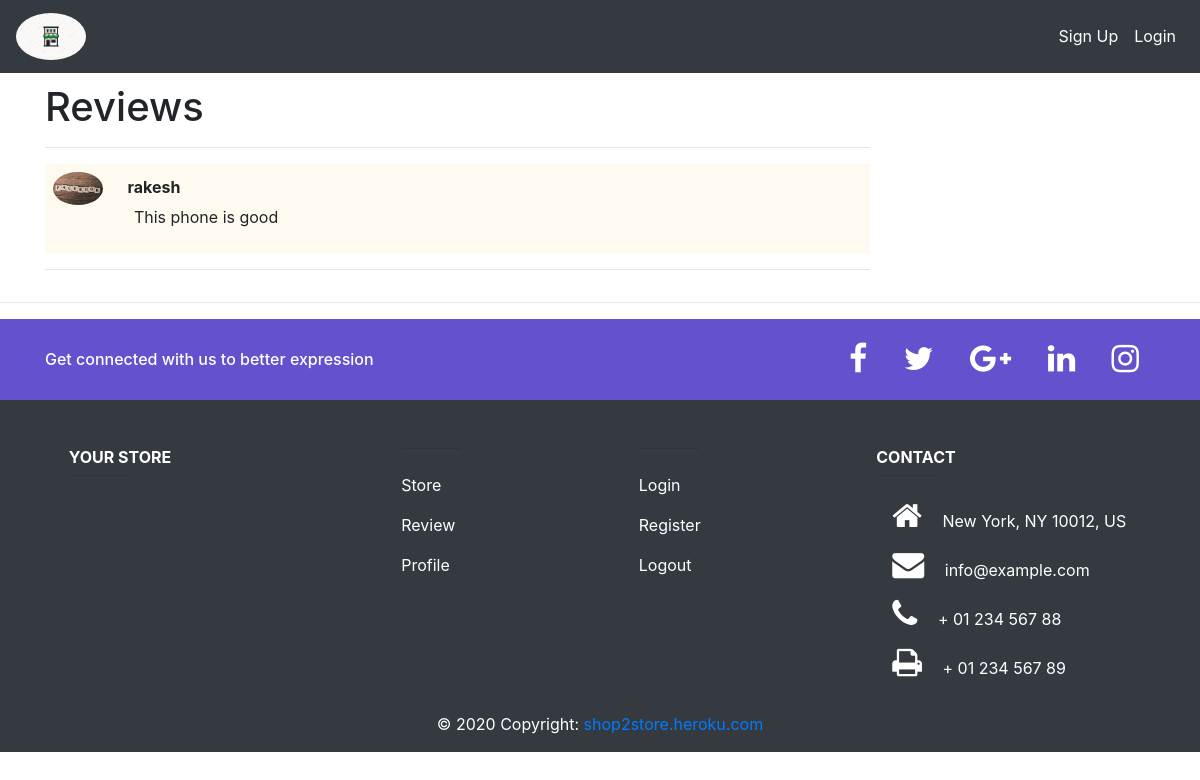
The app's page /seller/review/7, older data.
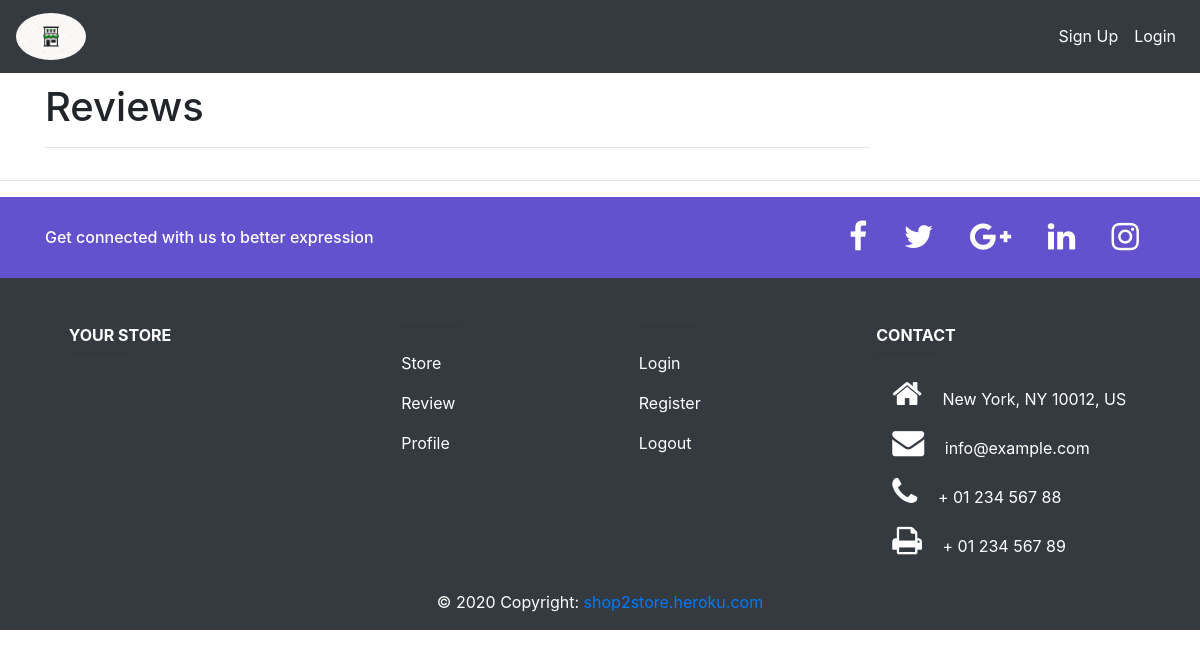
The same page, newer data.
### customer/models.py (models this page shows)
class Review(models.Model):
    customer = models.ForeignKey(to=MyProfile,on_delete=models.CASCADE)
    product_name = models.ForeignKey(to=Product,on_delete=models.CASCADE)
    text = models.TextField()
    def __str__(self):
        return str(self.customer)

### accounts/models.py (models this page shows)
class MyProfile(models.Model):
    type = (('customer','customer'),('seller','seller'))
    ge = (('male','Male'),('female','Female'))
    user = models.OneToOneField(to=User, on_delete=models.CASCADE)
    name = models.CharField(max_length=100,validators=[validator.name])
    gender = models.CharField(max_length=100,choices=ge)
    phone = models.CharField(max_length=100,validators=[validator.phone])
    register_type = models.CharField(max_length=100,choices=type)
    profile_pic = models.ImageField(default='facebook.jpg', upload_to='profile_pic/', null=True, blank=True)
    cr_date = models.DateTimeField(auto_now_add=True)
    def __str__(self):
        return self.name

### seller/views.py (the view)
# urls.py: path('review/',views.Reviews,name='review'),
def Reviews(req,id):
    print('rakeshsingh',id)
    product = Product.objects.get(id=id)
    review = Review.objects.filter( product_name = product.id)
    print('review',review)
    context = {'review':review}
    return render(req,'seller/product_review.html',context)

### seller/templates/seller/product_review.html (shortened to what this page needs)
{% extends 'accounts/base.html' %}
{% load static %}
{% block body %}
<div class="container">
    <div class="row">
        <div class="col-lg-9">
            <h1 style="margin-top: 10px;">Reviews</h1>
        <hr>
        {% for re in review %}
        <div class="p-2" style="background-color:floralwhite;">
        <img class="profile-pic" src="{{re.customer.profile_pic.url}}">
        <strong style="margin-left:20px ;">{{re.customer.name}}</strong><br>
        <p style="margin-left: 10%;">{{re.text}}</p>
    </div>
    <hr>
        {% endfor %}
        </div>
    </div>
</div>
{% endblock %}

Row changes from the older to the newer data that the page shows:
removed Review: customer.profile_pic (picture), customer.name "rakesh", text "This phone is good"
